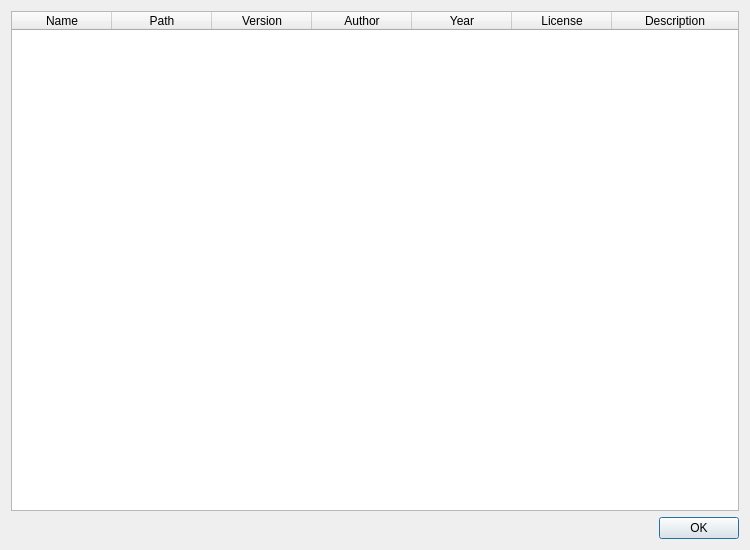
<?xml version="1.0" encoding="UTF-8"?>
<ui version="4.0">
 <class>AnimDetailsDialog</class>
 <widget class="QDialog" name="AnimDetailsDialog">
  <property name="geometry">
   <rect>
    <x>0</x>
    <y>0</y>
    <width>750</width>
    <height>550</height>
   </rect>
  </property>
  <property name="minimumSize">
   <size>
    <width>750</width>
    <height>350</height>
   </size>
  </property>
  <property name="windowTitle">
   <string>Loaded Animations</string>
  </property>
  <layout class="QVBoxLayout" name="verticalLayout">
   <item>
    <widget class="QTableWidget" name="animTable">
     <property name="sizeAdjustPolicy">
      <enum>QAbstractScrollArea::AdjustToContentsOnFirstShow</enum>
     </property>
     <property name="editTriggers">
      <set>QAbstractItemView::NoEditTriggers</set>
     </property>
     <property name="alternatingRowColors">
      <bool>true</bool>
     </property>
     <property name="horizontalScrollMode">
      <enum>QAbstractItemView::ScrollPerPixel</enum>
     </property>
     <property name="showGrid">
      <bool>false</bool>
     </property>
     <property name="columnCount">
      <number>7</number>
     </property>
     <attribute name="horizontalHeaderStretchLastSection">
      <bool>true</bool>
     </attribute>
     <column>
      <property name="text">
       <string>Name</string>
      </property>
     </column>
     <column>
      <property name="text">
       <string>Path</string>
      </property>
     </column>
     <column>
      <property name="text">
       <string>Version</string>
      </property>
     </column>
     <column>
      <property name="text">
       <string>Author</string>
      </property>
     </column>
     <column>
      <property name="text">
       <string>Year</string>
      </property>
     </column>
     <column>
      <property name="text">
       <string>License</string>
      </property>
     </column>
     <column>
      <property name="text">
       <string>Description</string>
      </property>
     </column>
    </widget>
   </item>
   <item>
    <widget class="QDialogButtonBox" name="buttonBox">
     <property name="orientation">
      <enum>Qt::Horizontal</enum>
     </property>
     <property name="standardButtons">
      <set>QDialogButtonBox::Ok</set>
     </property>
    </widget>
   </item>
  </layout>
 </widget>
 <resources/>
 <connections>
  <connection>
   <sender>buttonBox</sender>
   <signal>accepted()</signal>
   <receiver>AnimDetailsDialog</receiver>
   <slot>accept()</slot>
   <hints>
    <hint type="sourcelabel">
     <x>248</x>
     <y>254</y>
    </hint>
    <hint type="destinationlabel">
     <x>157</x>
     <y>274</y>
    </hint>
   </hints>
  </connection>
  <connection>
   <sender>buttonBox</sender>
   <signal>rejected()</signal>
   <receiver>AnimDetailsDialog</receiver>
   <slot>reject()</slot>
   <hints>
    <hint type="sourcelabel">
     <x>316</x>
     <y>260</y>
    </hint>
    <hint type="destinationlabel">
     <x>286</x>
     <y>274</y>
    </hint>
   </hints>
  </connection>
 </connections>
</ui>
